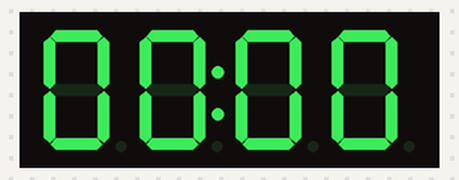
The program below on a simulated BBC micro:bit (MakeCode). Parts: 4-digit seven-segment display.

Above: at 0.1 s.
At 4.1 s:
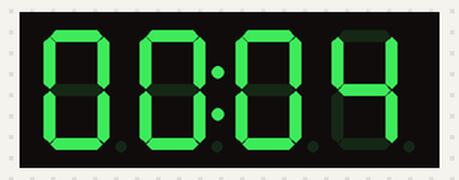
At 9.3 s:
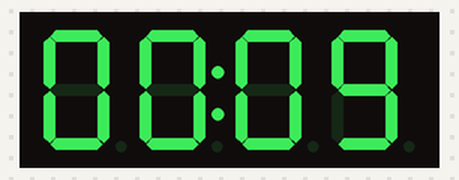
At 19.5 s:
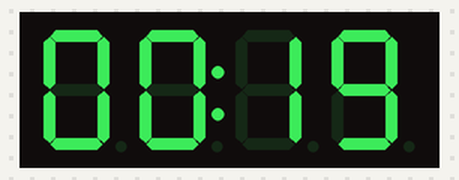
At 28.7 s:
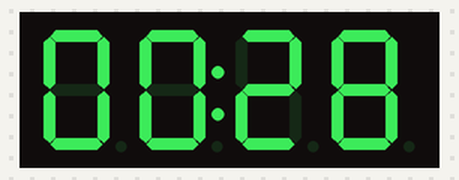
At 39.0 s:
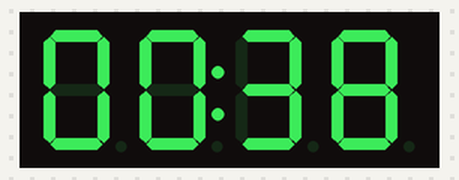

Measured:
- what the display in image 1 shows lasts 1.0 s, from 4.1 s to 5.1 s

The program:

main.ts
```typescript
let itme = TM1637.create(
DigitalPin.P13,
DigitalPin.P14,
1,
4
)
let time = 0
let min = 0
basic.forever(function () {
    itme.intensity(8)
    itme.showbit(Math.trunc(min / 10), 0)
    itme.showbit(min % 10, 1)
    itme.showbit(Math.trunc(time / 10), 2)
    itme.showbit(time % 10, 3)
    itme.showDP(1, true)
    basic.pause(1000)
    time = time + 1
    if (time == 60) {
        time = 0
        min = min + 1
    }
    if (min == 99) {
        time = 0
        min = 0
    }
})
basic.forever(function () {

})
```

test.ts
```typescript
// 在此处测试；当此软件包作为插件使用时，将不会编译此软件包。
```
